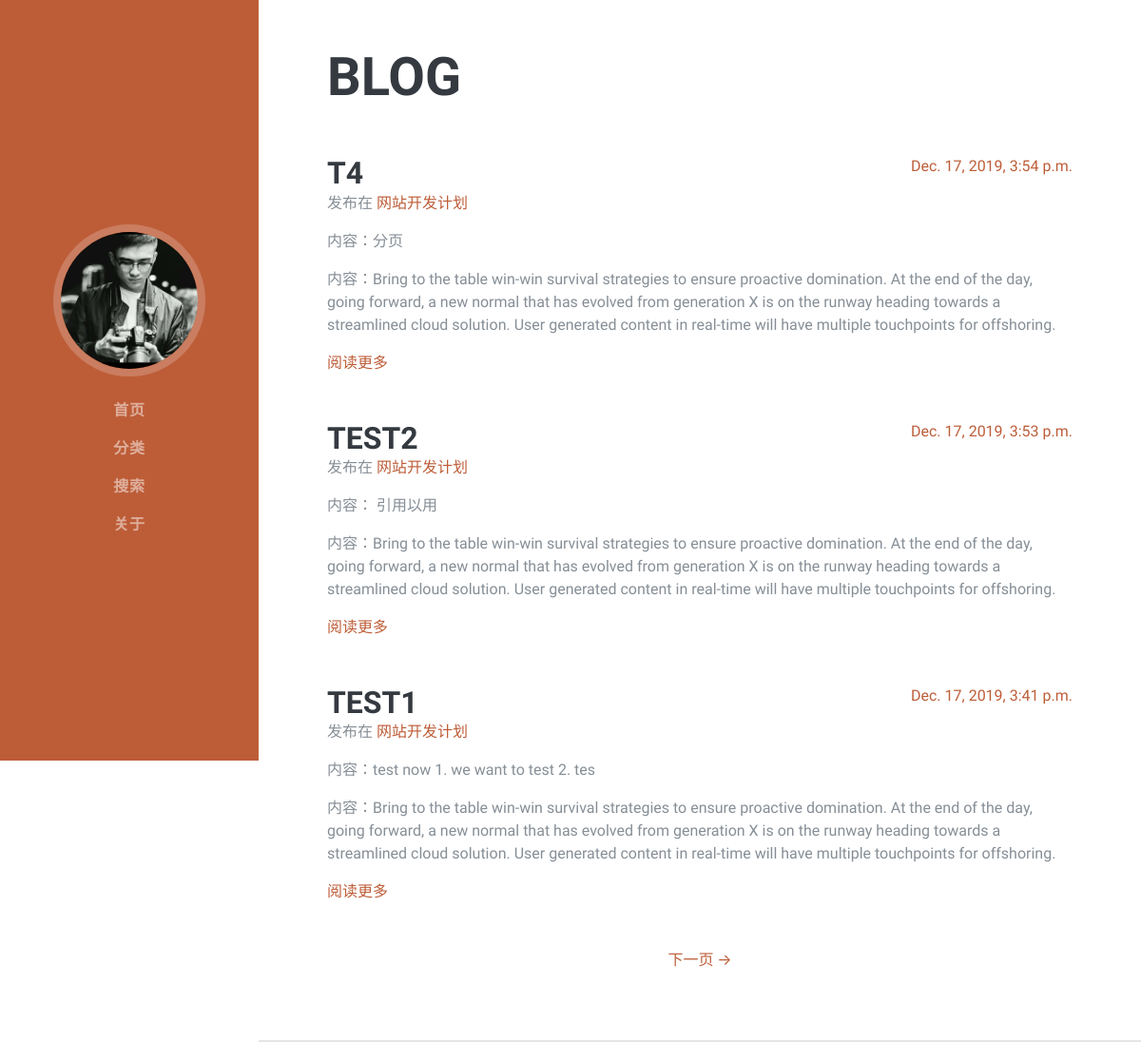
The page / on the database its author committed.
### entries/models.py (models this page shows, shortened)
class Entry(models.Model):
    entry_title = models.CharField(max_length=50)
    entry_text = MDTextField(default="")
    entry_date = models.DateTimeField(auto_now_add= True)
    entry_excerpt = models.CharField(max_length=200, blank=True)
    entry_author = models.ForeignKey(User, on_delete=models.CASCADE)
    category = models.ForeignKey(Category, default="", on_delete=models.CASCADE)
    tags = models.ManyToManyField(Tag, default="", blank=True)
    class Meta:
        verbose_name = '文章'
        verbose_name_plural = verbose_name

class Category(models.Model):
    name = models.CharField(max_length=50)
    class Meta:
        verbose_name = '分类'
        verbose_name_plural = verbose_name
    def __str__(self):
        return self.name

### entries/views.py (the view)
# urls.py: path('', views.HomeView.as_view(), name='blog-home'),
class HomeView(ListView):
    model = Entry
    template_name = 'entries/homepage.html'
    context_object_name = 'blog_entries'
    ordering = ['-entry_date']
    paginate_by = 3

### entries/templates/entries/homepage.html (shortened to what this page needs)
{% extends 'entries/base.html' %}
{% block content %}
<section class="resume-section p-3 p-lg-5 d-flex justify-content-center ml-4 mr-4">
  <div class="w-100">
    <h2 class="mb-5">blog</h2>
    {% for entry in blog_entries%}
    <div class="resume-item d-flex flex-column flex-md-row justify-content-between mb-5">
      <div>
        <div class="d-flex flex-column flex-md-row justify-content-between">
        <h3 class="mb-0">{{ entry.entry_title}} </h3>
        <div class="resume-date text-md-right">
        <span class="text-primary pt-2">{{entry.entry_date}}</a></span>
        </div>
        </div>
          <div class="mb-3">发布在 <a href="{% url 'entries:category'%}">{{entry.category}}</a></div>
        <p>内容：{{entry.entry_excerpt}}</p>
        <p>内容：Bring to the table win-win survival strategies to ensure proactive domination. At the end of the day, going forward, a new normal that has evolved from generation X is on the runway heading towards a streamlined cloud solution. User generated content in real-time will have multiple touchpoints for offshoring.</p>
        <a href="{% url 'entries:entry_detail' entry.pk %}" >阅读更多</a>
      </div>
    </div>
    {% endfor %}
        {% if is_paginated %}
        <ul class="pagination justify-content-center mb-4">
            {% if page_obj.has_next %}
            <li class="page-item">
                <a href="?page={{page_obj.next_page_number}}">下一页 &rarr;</a>
            </li>
            {% endif %}
        </ul>
        {% endif %}
  </div>
</section>
{% endblock %}

### rows shown on the page
Entry: entry_title "T4", entry_date "Dec. 17, 2019, 3:54 p.m.", category "网站开发计划", entry_excerpt "分页"
Entry: entry_title "TEST2", entry_date "Dec. 17, 2019, 3:53 p.m.", category "网站开发计划", entry_excerpt "引用以用"
Entry: entry_title "TEST1", entry_date "Dec. 17, 2019, 3:41 p.m.", category "网站开发计划", entry_excerpt "test now 1. we want to test 2. tes"
